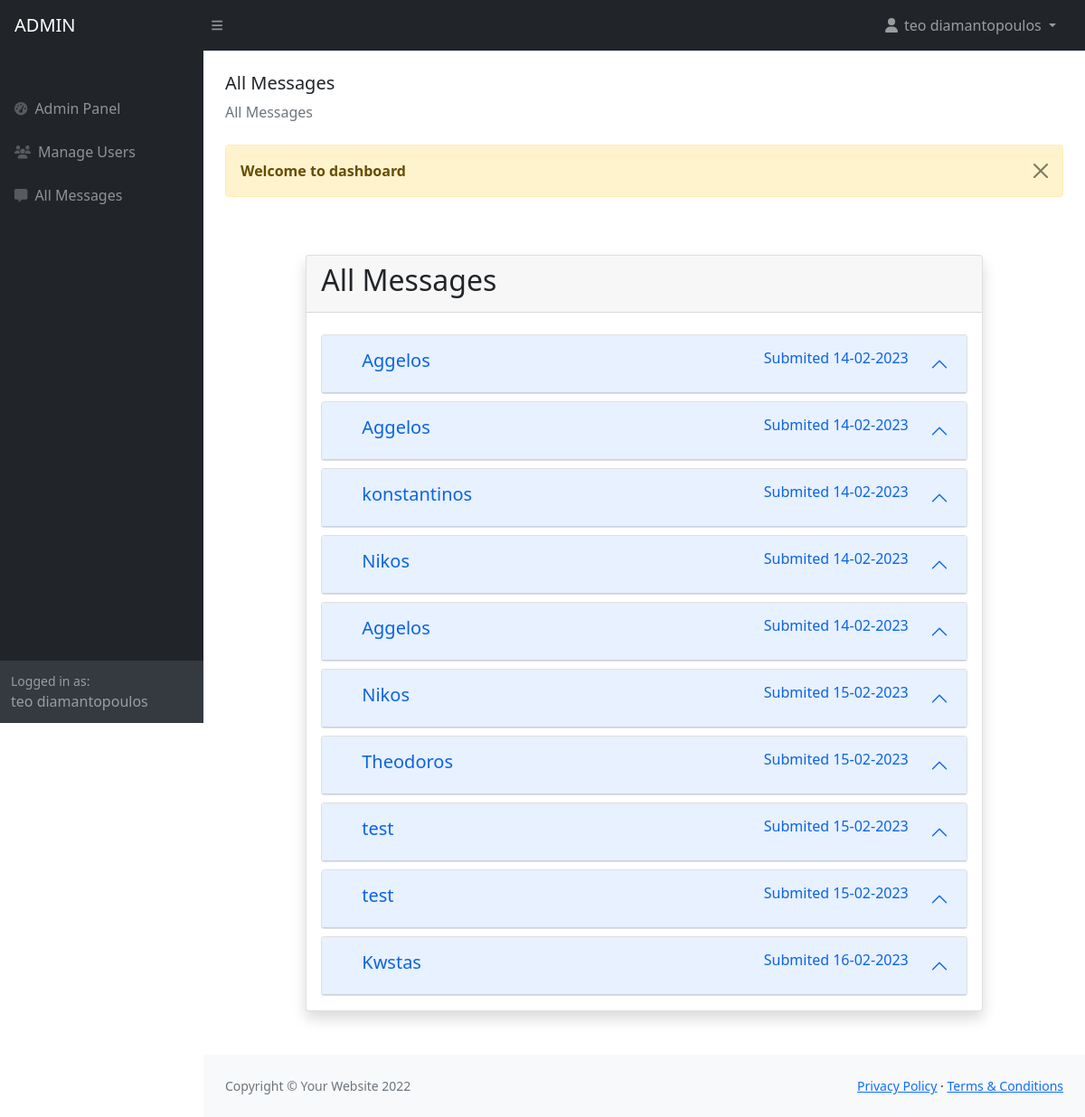
Screenshot of /admin/all-messages.php (signed in) with the database file from the repository.
### tables this page shows
CREATE TABLE `posts` (
  `id_post` int(11) NOT NULL,
  `user_id` int(11) DEFAULT NULL,
  `title` varchar(255) NOT NULL,
  `body` text NOT NULL,
  `created` timestamp NOT NULL DEFAULT current_timestamp()
);

CREATE TABLE `users` (
  `id` int(11) NOT NULL,
  `fname` varchar(255) NOT NULL,
  `lname` varchar(255) NOT NULL,
  `email` varchar(255) NOT NULL,
  `password` varchar(255) NOT NULL,
  `role_as` tinyint(1) NOT NULL DEFAULT 0,
  `verify_status` tinyint(1) NOT NULL DEFAULT 0,
  `verify_token` varchar(255) NOT NULL,
  `created_at` timestamp NOT NULL DEFAULT current_timestamp()
);

### admin/all-messages.php (the view, shortened to what this page needs)
<?php
include('authentication.php');
include('includes/header.php');
?>
<div class="container-fluid px-4">
    <h5 class="mt-4">All Messages</h5>
    <ol class="breadcrumb mb-4">
        <li class="breadcrumb-item active">All Messages</li>
    </ol>
    <?php
    include('msg.php');
    ?>
    <div class="py-5">
        <div class="container">
            <div class="row justify-content-center">
                <div class="col-md-10">
                    <?php
                    include('msg.php');
                    ?>
                    <div class="card shadow ">
                        <div class="card-header">
                            <h2>All Messages</h2>
                        </div>
                        <div class="card-body ">
                            <div class="accordion" id="chapters">
                                <?php
                                $query = "SELECT * FROM posts,users WHERE posts.user_id=users.id; ";
                                $query_run = mysqli_query($con, $query);
                                if (mysqli_num_rows($query_run) > 0) {
                                    foreach ($query_run as $row) {
                                        $orgDate = $row['created'];
                                        $newDate = date("d-m-Y", strtotime($orgDate));
                                        ?>
                                        <div class="mt-2 ">
                                            <div class="accordion-item">
                                                <h2 class="accordion-header" id="heading-<?= $row['id_post']; ?>">
                                                    <button class="accordion-button " type="button" data-bs-toggle="collapse"
                                                        data-bs-target="#chapter-<?= $row['id_post']; ?>" aria-expanded="true"
                                                        aria-controls="chapter-<?= $row['id_post']; ?>">
                                                        <div class="me-0 container-fluid">
                                                            <div class="float-start">
                                                                <h5>
                                                                    <?= $row['fname']; ?>
                                                                </h5>
                                                            </div>
                                                            <div class="float-end">
                                                                <h6>
                                                                    <?php echo "Submited $newDate"; ?>
                                                                </h6>
                                                            </div>
                                                        </div>
                                                    </button>
                                                </h2>
                                            </div>
                                        </div>
                                        <?php
                                    }
                                } else {
                                    ?>
                                    <h1>No Record Found</h1>
                                    <?php
                                }
                                ?>
                            </div>
                        </div>
                    </div>
                </div>
            </div>
        </div>
        <?php
        include('includes/footer.php');
        include('includes/scripts.php');
        ?>

### admin/includes/header.php (shortened to what this page needs)
<!DOCTYPE html>
<html lang="en">
<head>
    <link href="https://cdn.jsdelivr.net/npm/simple-datatables@latest/dist/style.css" rel="stylesheet" />
    <link href="css/styles.css" rel="stylesheet" />
</head>
<body class="sb-nav-fixed">
    <?php include('includes/navbar-top.php'); ?>
    <div id="layoutSidenav">
        <?php include('includes/sidebar.php'); ?>
        <div id="layoutSidenav_content">
            <main>

### admin/includes/navbar-top.php (shortened to what this page needs)
<nav class="sb-topnav navbar navbar-expand navbar-dark bg-dark">
    <a class="navbar-brand ps-3" href="index.php">ADMIN</a>
    <button class="btn btn-link btn-sm order-1 order-lg-0 me-4 me-lg-0" id="sidebarToggle" href="#!"><i
            class="fas fa-bars"></i></button>
    <ul class="navbar-nav ms-auto ms-md-0 me-3 me-lg-4">
        <li class="nav-item dropdown">
            <a class="nav-link dropdown-toggle" id="navbarDropdown" href="#" role="button" data-bs-toggle="dropdown"
                aria-expanded="false"><i class="fas fa-user fa-fw"></i>
                <?= $_SESSION['auth_user']['user_name']; ?>
            </a>
        </li>
    </ul>
</nav>

### admin/includes/sidebar.php
<div id="layoutSidenav_nav">
    <nav class="sb-sidenav accordion sb-sidenav-dark" id="sidenavAccordion">
        <div class="sb-sidenav-menu">
            <div class="nav">
                <div class="sb-sidenav-menu-heading"></div>
                <a class="nav-link" href="index.php">
                    <div class="sb-nav-link-icon"><i class="fas fa-tachometer-alt"></i></div> Admin Panel
                </a>
                <a class="nav-link" href="manage-users.php">
                    <div class="sb-nav-link-icon"><i class="fas fa-users"></i></div> Manage Users
                </a>
                <a class="nav-link" href="all-messages.php">
                    <div class="sb-nav-link-icon"><i class="fas fa-message"></i></div> All Messages
                </a>
            </div>
        </div>
        <div class="sb-sidenav-footer">
            <div class="small">Logged in as:</div>
            <?= $_SESSION['auth_user']['user_name']; ?>
        </div>
    </nav>
</div>

### admin/msg.php (shortened to what this page needs)
<?php
if (
    isset($_SESSION['message'])
) {
    ?>
    <div class="alert alert-warning alert-dismissible fade show" role="alert">
        <strong>
            <?= $_SESSION['message']; ?>
        </strong> <button type="button" class="btn-close" data-bs-dismiss="alert" aria-label="Close"> </button>
    </div>
    <?php
}
?>

### admin/includes/footer.php
</main>
<footer class="py-4 bg-light mt-auto">
    <div class="container-fluid px-4">
        <div class="d-flex align-items-center justify-content-between small">
            <div class="text-muted">Copyright &copy; Your Website 2022</div>
            <div>
                <a href="#">Privacy Policy</a> &middot; <a href="#">Terms &amp; Conditions</a>
            </div>
        </div>
    </div>
</footer>
</div>
</div>

### admin/includes/scripts.php (shortened to what this page needs)
</body>
</html>

### rows the page displays
posts: user.fname "Aggelos", created "14-02-2023"
posts: user.fname "Aggelos", created "14-02-2023"
posts: user.fname "konstantinos", created "14-02-2023"
posts: user.fname "Nikos", created "14-02-2023"
posts: user.fname "Aggelos", created "14-02-2023"
posts: user.fname "Nikos", created "15-02-2023"
posts: user.fname "Theodoros", created "15-02-2023"
posts: user.fname "test", created "15-02-2023"
posts: user.fname "test", created "15-02-2023"
posts: user.fname "Kwstas", created "16-02-2023"

### other values shown
$_SESSION['auth_user']['user_name'] "teo diamantopoulos"
$_SESSION['message'] "Welcome to dashboard"
